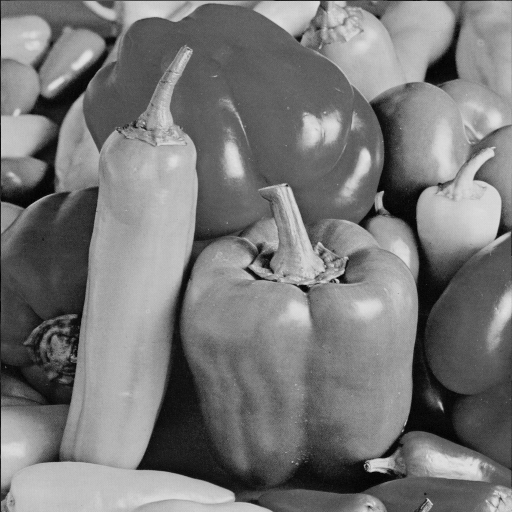
%> input picture i/imagesfolder/peppers.png, 512 x 512 px
$ octave So_Pr_Ro_Edge.m   (GNU Octave 9; MATLAB toolbox functions it lacks are replaced by stand-ins)
%> lines starting %> are read from the running program, lines starting %| are printed output that depends on the picture
#load package of image
pkg load image;
#Take input image
img=imread("peppers.png");
%> img is the input picture: size 512x512 uint8; min 0, max 228, mean 120.2

#function to find edge using sobel filter
sobel = edge(img,'Sobel');
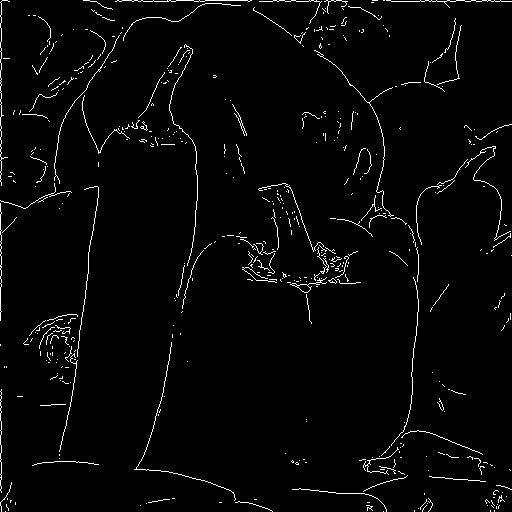
%> sobel: size 512x512 logical; 2.6% white in thin lines or dots
figure 1,
subplot(1,2,1)
imshow(img);
title('Original Image');
subplot(1,2,2)
imshow(sobel);
title("Edge detection using sobel filter");
#function to find edge using sobel filter
robert = edge(img,'Roberts');
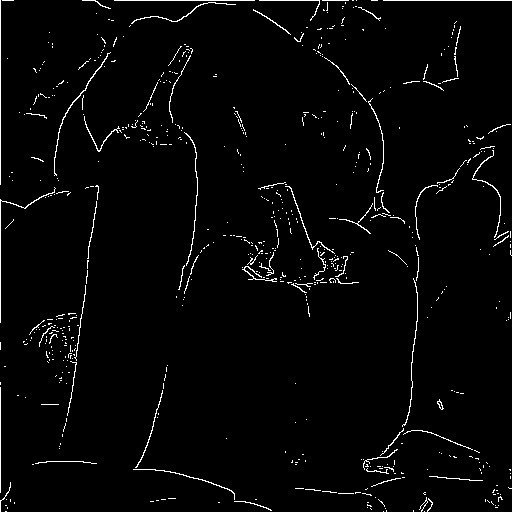
%> robert: size 512x512 logical; 2.4% white in thin lines or dots
prewitt = edge(img,'Prewitt');
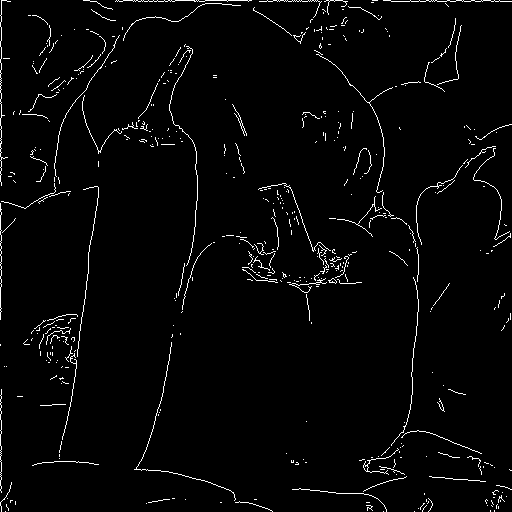
%> prewitt: size 512x512 logical; 2.6% white in thin lines or dots
figure 2,
subplot(1,2,1)
imshow(robert);
title('Edge detection using robert filter');
subplot(1,2,2)
imshow(prewitt);
title("Edge detection using prewitt filter");
